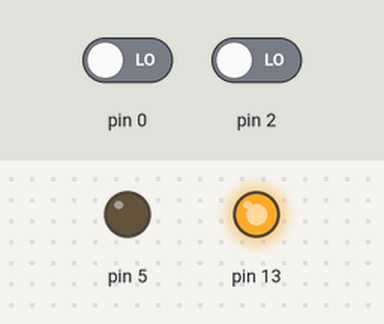
Simulated run of this sketch. Board: Arduino Uno, built with avr-gcc and run on an emulated ATmega328P. On the bench: output pins drawn as LEDs (lit = HIGH). The test bench sets the inputs (shaded band); at power-on: pin 2 LOW, pin 0 LOW.

Above: at 1.2 s.
1.3 s: pin 2 driven HIGH
At 2.1 s:
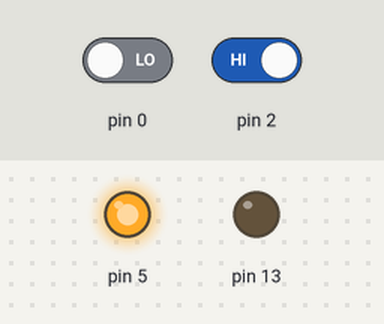
Timing chart, 0 to 4.3 s (numbered marks = the images above; inputs shaded):
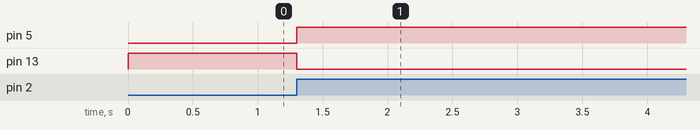

Measured:
- after the input at 1.3 s, pin 5: LOW → HIGH at once; pin 13: HIGH → LOW at once

The sketch:

Arranque_paro.ino
```cpp
//Este codigo es de un sistema de arranque y paro con enclavamiento digital

//se tienen dos entradas que son dos botones y dos salidas que pueden ser dos leds o se pueden conectar unos reles para controlar motores

//el enclavamiento se refiere a que solo se debera presionar una sola vez para encender o apagar el sistema

//NO se necesitan librerias para poder correr el código


int arranque=0;
int enclavamiento=0;
int paro=0;
int estado=0;


void setup() {
  pinMode(2,INPUT);
  pinMode(0,INPUT);
  pinMode(13,OUTPUT);
  pinMode(5,OUTPUT);

}

void loop() {
  arranque = digitalRead(2);
  paro = digitalRead(0);
  enclavamiento = estado;

  if (arranque == HIGH) {
    estado = 1;
  }
  if (estado == 1){
    digitalWrite(13,LOW);
    digitalWrite(5,HIGH);
  }
  else
  {
    digitalWrite(13,HIGH);
    digitalWrite(5,LOW);
  }
  if (paro == HIGH){
    estado = 0;
  }
}
```
